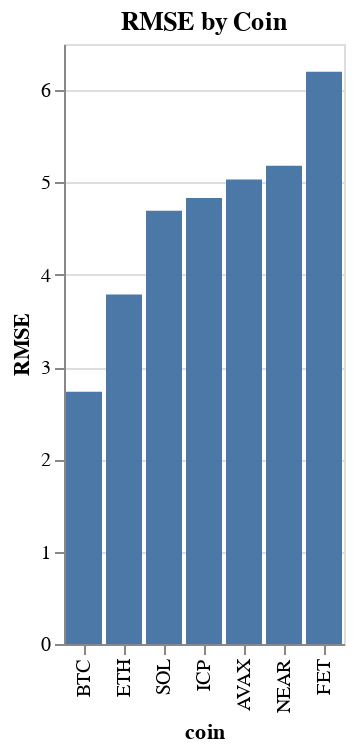

Notebook code for this chart:
### Code cell
import altair as alt

# Sort the DataFrame by RMSE in ascending order
everything_sorted = everything.sort_values('RMSE')

# Create the bar plot
alt.Chart(everything_sorted).mark_bar().encode(
    x=alt.X('coin', sort= 'y'),  # Sort x-axis (coins) by y-axis (RMSE)
    y='RMSE'
).properties(
    title='RMSE by Coin'  # Add a title to the chart
)

### Figure 1 — Vega-Lite specification as saved in the notebook (floating-point values rounded to 4 significant figures)
{"config": {"view": {"continuousWidth": 300, "continuousHeight": 300}}, "data": {"name": "data-222fd46a8f86491d09ede02f944a6112"}, "mark": {"type": "bar"}, "encoding": {"x": {"field": "coin", "sort": "y", "type": "nominal"}, "y": {"field": "RMSE", "type": "quantitative"}}, "title": "RMSE by Coin", "$schema": "https://vega.github.io/schema/vega-lite/v5.20.1.json", "datasets": {"data-222fd46a8f86491d09ede02f944a6112": [{"coin": "BTC", "correlation": -0.7809, "RMSE": 2.734}, {"coin": "ETH", "correlation": -0.7115, "RMSE": 3.786}, {"coin": "SOL", "correlation": -0.6634, "RMSE": 4.693}, {"coin": "ICP", "correlation": -0.5751, "RMSE": 4.831}, {"coin": "AVAX", "correlation": -0.6456, "RMSE": 5.032}, {"coin": "NEAR", "correlation": -0.6527, "RMSE": 5.181}, {"coin": "FET", "correlation": -0.5447, "RMSE": 6.198}]}}
